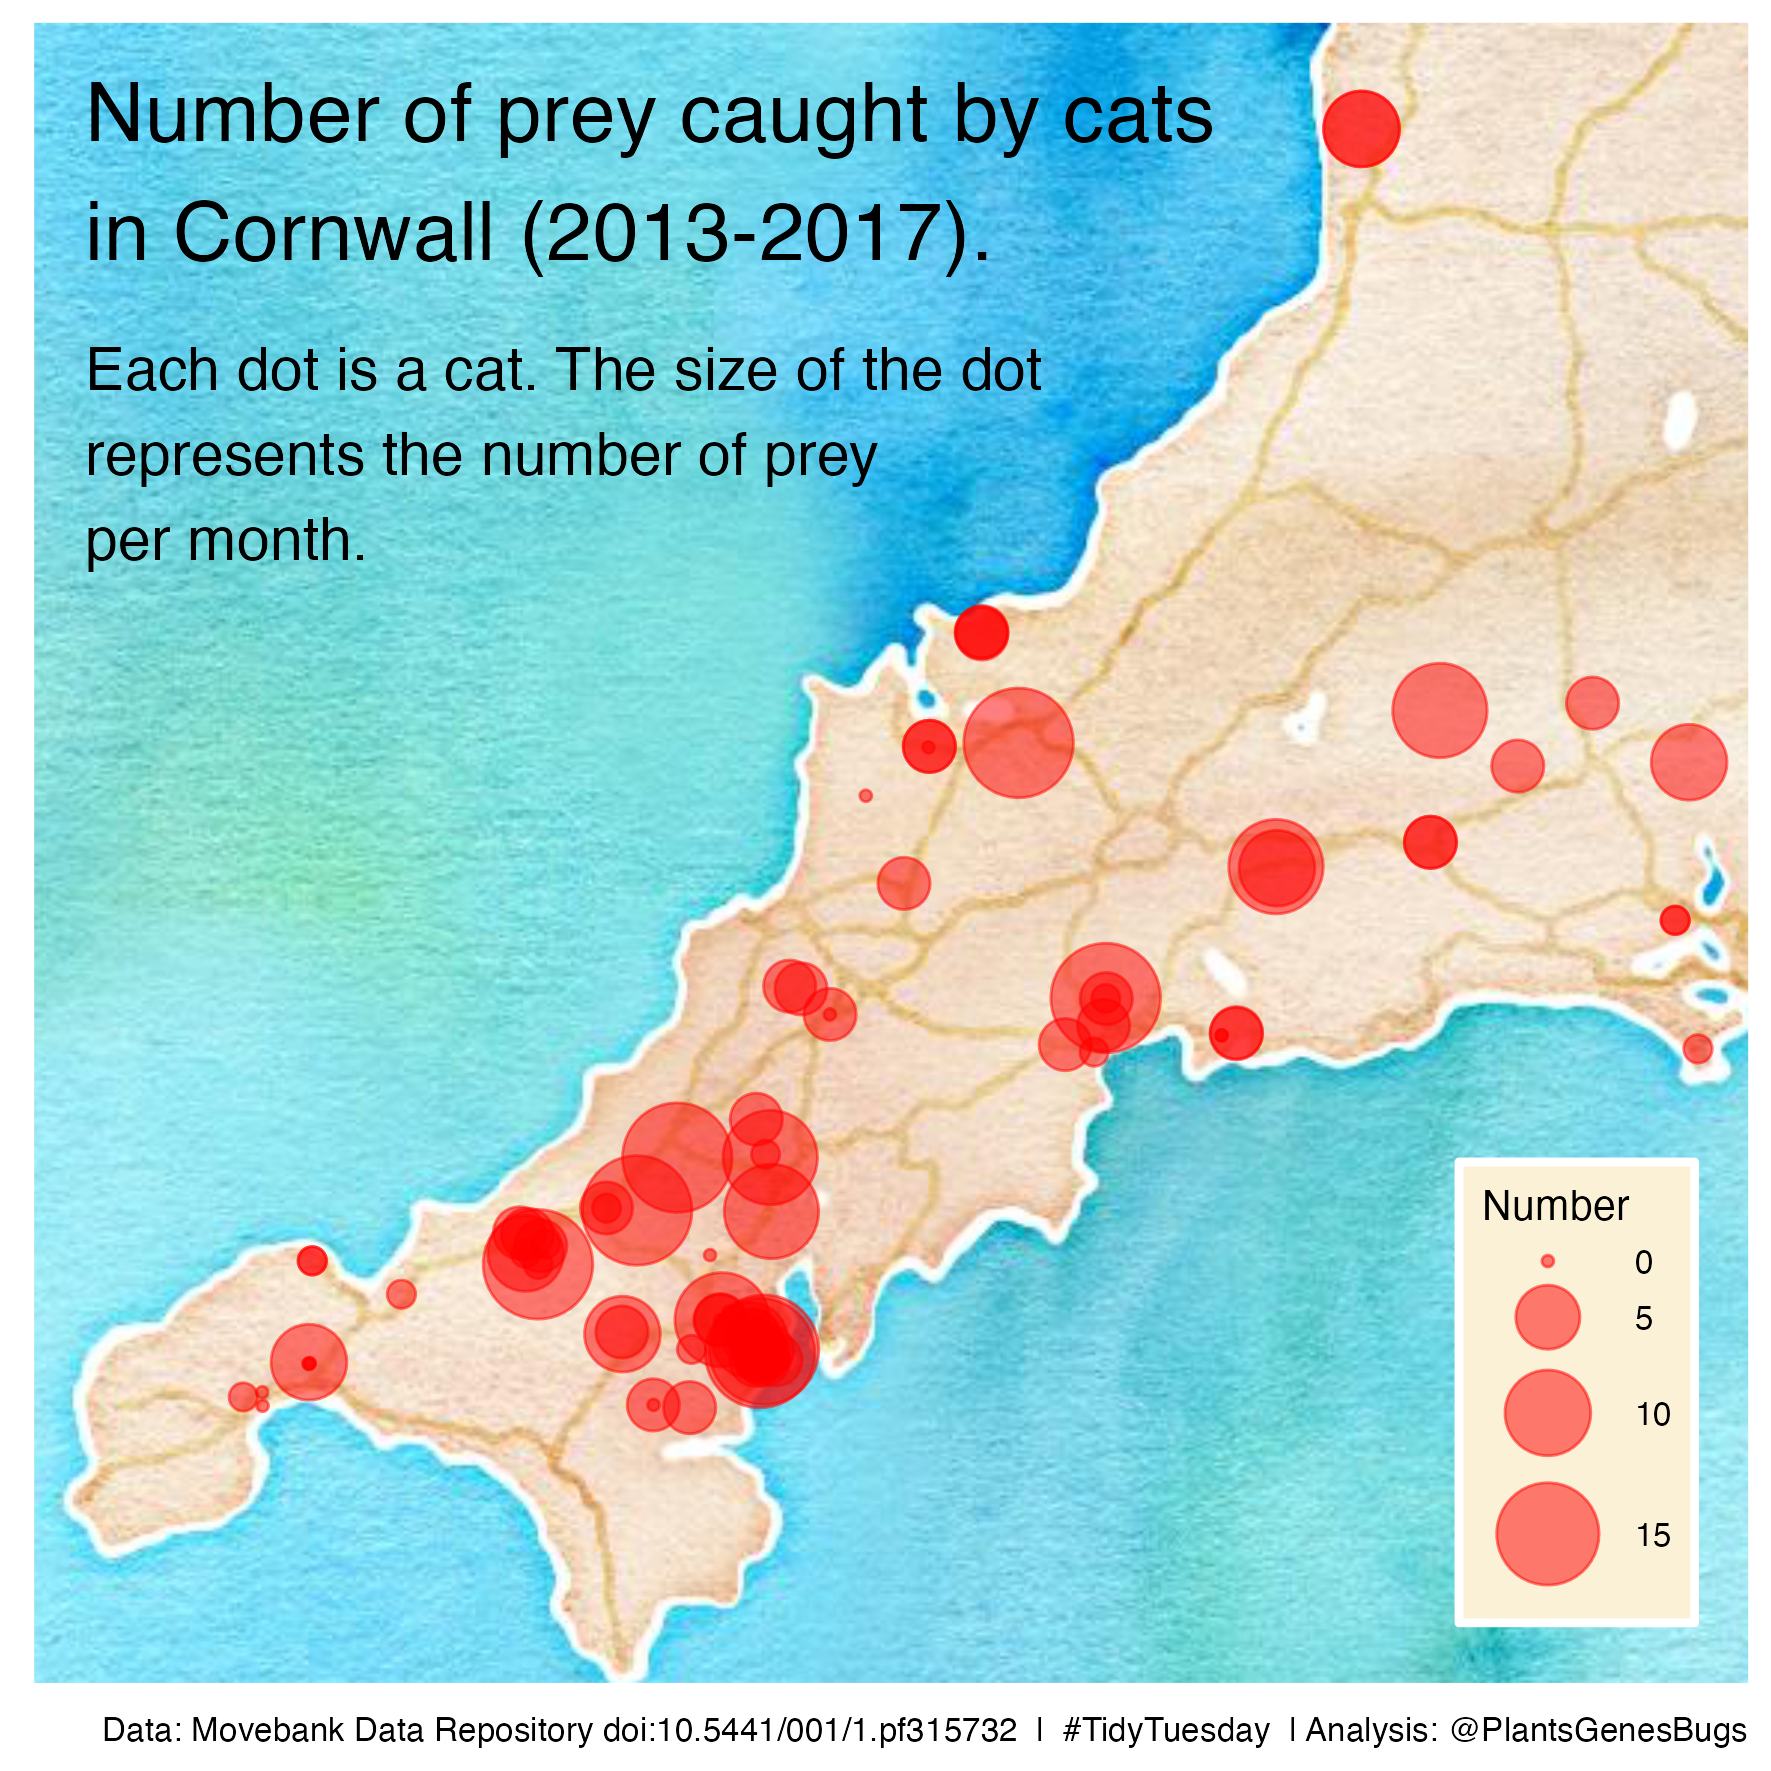

Write R code to recreate this figure.
# get data
cats_uk <- readr::read_csv('https://raw.githubusercontent.com/rfordatascience/tidytuesday/master/data/2023/2023-01-31/cats_uk.csv')
cats_uk_reference <- readr::read_csv('https://raw.githubusercontent.com/rfordatascience/tidytuesday/master/data/2023/2023-01-31/cats_uk_reference.csv')

# load required packages (tidy data, draw map)
library(tidyverse)
library(dplyr)
#install.packages("ggmap")
library(ggmap)
#install.packages('osmdata')
library(osmdata)


# remove outliers (as per data field description at Tidy Tuesday github)
data <- cats_uk %>%
  filter(visible == TRUE)

# get mean geographical long/lat for each cat; long/lat isn't unique for each cat, but an arithmetic
# mean should be accurate enough over a short distance (see https://bit.ly/3wSoy3I )
loc <- data %>%
  group_by(tag_id) %>%
  summarise(long = mean(location_long),
            lat = mean(location_lat))


dataLocPrey <- left_join(loc, cats_uk_reference, by="tag_id")

# get map from stamen; usage of getbb sidesteps requirement for Google API
myMap <-get_map(getbb("cornwall"),
                 maptype="watercolor",
                source="stamen")

# create map
ggmap(myMap) +
  geom_point(data = dataLocPrey, aes(x = long, y = lat, size = prey_p_month),
             alpha = 0.5,
             colour="red") +
  scale_size_continuous(name='Number',
                        range=c(1,12)) +
  annotate("text", x = -5.7, y=50.845, label = "Number of prey caught by cats\nin Cornwall (2013-2017).", size=7, hjust=0) +
  annotate("text", x = -5.7, y=50.68, label = "Each dot is a cat. The size of the dot\nrepresents the number of prey\nper month.", size=5, hjust=0) +
  theme(
    axis.text = element_blank(),
    axis.ticks = element_blank(),
    axis.title = element_blank(),
    legend.position = c(0.9, 0.175),
    legend.background = element_rect(fill = "#faf1d7", color = "white", size=1),
    legend.key = element_rect(fill = "#faf1d7", color = NA),
    legend.key.size = unit(0.1, "cm"), 
    legend.key.height = unit(0., "cm"), 
    legend.key.width = unit(0.1, 'cm'), 
    legend.title = element_text(size=10), 
    legend.text = element_text(size=8),
    plot.caption = element_text(size=8)
  ) +
  labs(
    caption = "Data: Movebank Data Repository doi:10.5441/001/1.pf315732  |  #TidyTuesday  | Analysis: @PlantsGenesBugs"
  )

ggsave("PetCatsUK.png", height = 15, width = 15, units = "cm", dpi=300)
